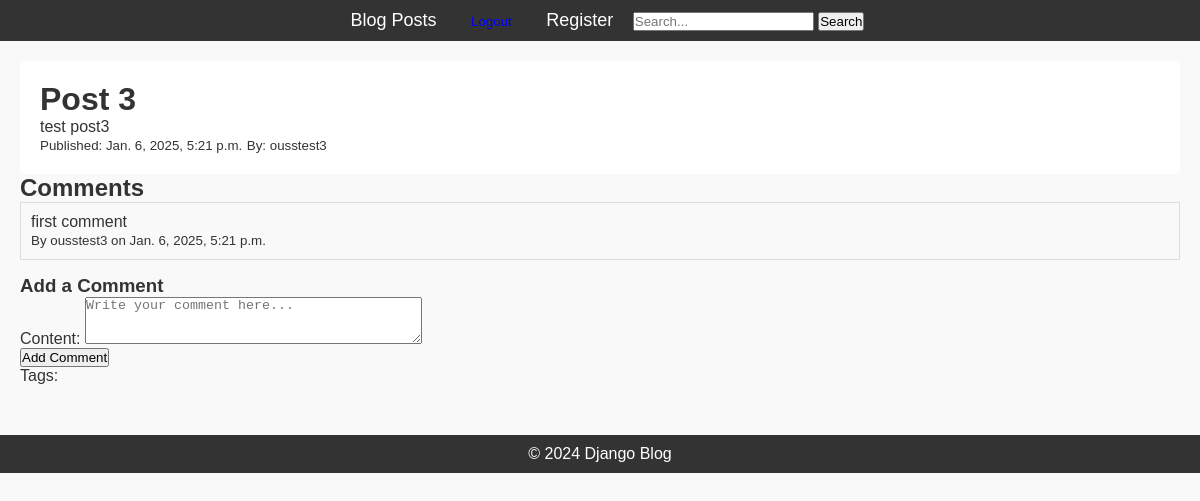
Page /post/4/ on the earlier database version.
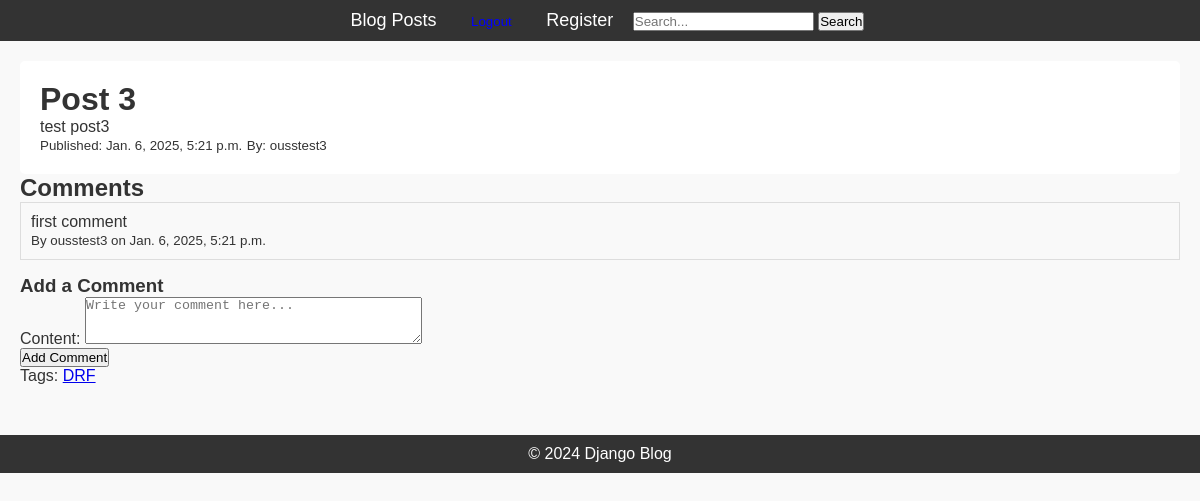
Same page on the later database version.
### blog/models.py (models this page shows, shortened)
class Post(models.Model):
    title = models.CharField(max_length=200)
    content = models.TextField()
    published_date = models.DateTimeField(auto_now_add=True)
    author = models.ForeignKey(User, on_delete=models.CASCADE, related_name='posts')
    tags = TaggableManager()  # Add tags functionality

class Comment(models.Model):
    post = models.ForeignKey('Post', on_delete=models.CASCADE, related_name='comments')
    author = models.ForeignKey(User, on_delete=models.CASCADE, related_name='comments')
    content = models.TextField()
    created_at = models.DateTimeField(auto_now_add=True)
    updated_at = models.DateTimeField(auto_now=True)

### blog/views.py (the view)
# urls.py: path('post/<int:pk>/', PostDetailView.as_view(), name='post-detail'),
class PostDetailView(DetailView):
    model = Post
    template_name = "blog/post_detail.html"
    def get_context_data(self, **kwargs):
        context = super().get_context_data(**kwargs)
        post = self.get_object()  # Get the specific post
        context['tags'] = post.tags.all()  # Add tags to the context
        context['comments'] = post.comments.all()  # Fetch all comments for the post
        context['form'] = CommentForm()  # Include a blank form for adding comments
        return context

### blog/forms.py
class CommentForm(forms.ModelForm):
    class Meta:
        model = Comment
        fields = ['content']
        widgets = {
            'content': forms.Textarea(attrs={'placeholder': 'Write your comment here...', 'rows': 3}),
        }

### blog/templates/blog/post_detail.html (shortened to what this page needs)
{% extends 'blog/base.html' %}
{% load static %}
{% block content %}
<div style="background: #fff; padding: 20px; border-radius: 5px;">
    <h1>{{ post.title }}</h1>
    <p>{{ post.content }}</p>
    <small>Published: {{ post.published_date }}</small>
    <small>By: {{ post.author }}</small>
</div>
<h2>Comments</h2>
{% for comment in comments %}
    <div style="margin-bottom: 15px; padding: 10px; border: 1px solid #ddd;">
        <p>{{ comment.content }}</p>
        <small>By {{ comment.author }} on {{ comment.created_at }}</small>
    </div>
{% empty %}
    <p>No comments yet. Be the first to comment!</p>
{% endfor %}
<h3>{% if edit_comment %}Edit Comment{% else %}Add a Comment{% endif %}</h3>
<form method="post"
      action="{% if edit_comment %}{% url 'comment-edit' edit_comment.pk %}{% else %}{% url 'comment-create' post.pk %}{% endif %}">
    {{ form.as_p }}
    <button type="submit" class="btn btn-success">{% if edit_comment %}Save Changes{% else %}Add Comment{% endif %}</button>
</form>
<p>Tags:
    {% for tag in post.tags.all %}
        <a href="{% url 'posts-by-tag' tag.name %}">{{ tag.name }}</a>{% if not forloop.last %}, {% endif %}
    {% endfor %}
</p>
{% endblock %}

### blog/templates/blog/base.html (shortened to what this page needs)
{% load static %}
<!DOCTYPE html>
<html lang="en">
<head>
    <link rel="stylesheet" href="{% static 'css/styles.css' %}">
</head>
<body>
    <header>
        <nav>
            <ul>
                <li><a href="{% url 'posts' %}">Blog Posts</a></li>
                <li>
                    <form method="post" action="{% url 'logout' %}" style="display: inline;">
                        <button type="submit" style="background: none; border: none; color: blue; cursor: pointer;">
                            Logout
                        </button>
                    </form>
                </li>
                <li><a href="{% url 'register' %}">Register</a></li>
            <form method="get" action="{% url 'search' %}" style="display: inline;">
                <input type="text" name="q" placeholder="Search..." value="{{ query|default:'' }}">
                <button type="submit">Search</button>
            </form>
            </ul>
        </nav>
    </header>
    <div class="content">
        {% block content %}{% endblock %}
    </div>
    <footer>
        <p>&copy; 2024 Django Blog</p>
    </footer>
</body>
</html>

### blog/static/css/styles.css (style rules this page uses)
* { margin: 0; padding: 0; box-sizing: border-box; }
body { font-family: Arial, sans-serif; background-color: #f9f9f9; color: #333; }
header { background-color: #333; padding: 10px; text-align: center; }
header nav ul { list-style-type: none; }
header nav ul li { display: inline; margin: 0 15px; }
header nav ul li a { color: white; text-decoration: none; font-size: 18px; }
.content { margin: 20px; }
footer { text-align: center; margin-top: 50px; padding: 10px; background-color: #333; color: white; }

Differences in the rows shown:
added Tag: name "DRF"
